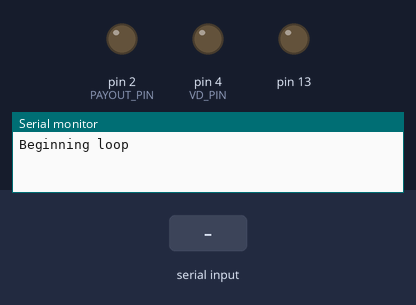
A sketch run on a simulated Arduino Uno, built with avr-gcc and run on an emulated ATmega328P. On the bench: output pins drawn as LEDs (lit = HIGH), the last lines printed to the serial monitor. The test bench sets the inputs (shaded band). Pins used as bus, display or sensor lines are not drawn.

Above: at 1.2 s.
1.3 s: "dispense\n" received over Serial
At 3.7 s:
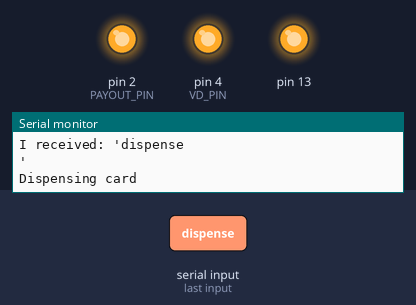
4.3 s: "1\n" received over Serial
At 8.9 s:
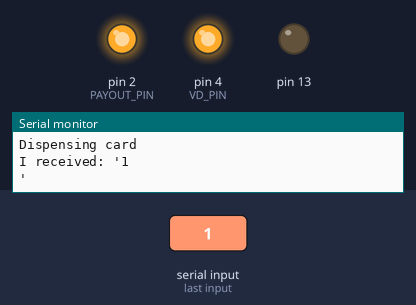
11.8 s: "2\n" received over Serial
At 12.6 s:
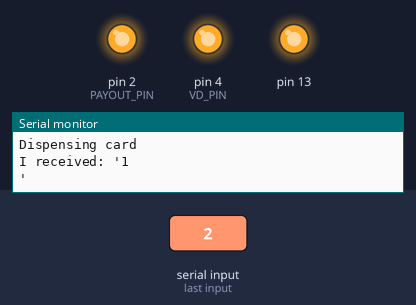
Timing chart, 0 to 16.3 s (numbered marks = the images above; inputs shaded):
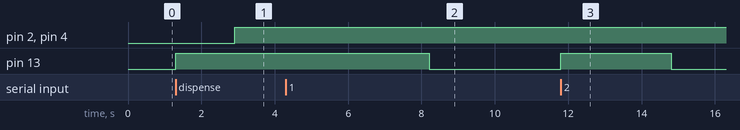

The sketch:

card_payout.ino
```cpp
//#include <SPI.h>

#define PAYOUT_PIN 2
#define RESET_PIN 3
#define VD_PIN 4

#define OUT_OK_PIN  9 // card on or get card
#define LOWER_PIN  10 // less card
#define ERROR_PIN  11 // pr-dispense card erroror block card
#define EMPTY_PIN  12 // card box empty or collecting box empty

int incomingByte = 0;
String readStream;

void setup() {
  // Initialize serial communications with the PC
  Serial.begin(9600);
  // Do nothing if no serial port is opened (added for Arduinos based on
  // ATMEGA32U4)
  while (!Serial);
  // Init SPI bus
  // SPI.begin();

  // Sets output pins
  pinMode(PAYOUT_PIN, OUTPUT);
  pinMode(RESET_PIN, OUTPUT);
  pinMode(VD_PIN, OUTPUT);

  pinMode(13,OUTPUT);

  Serial.write("Beginning loop\n");
}

void loop() {
  while(Serial.available() > 0) {
    digitalWrite(13,HIGH);
    readStream = Serial.readString();
    Serial.println("I received: \'" + readStream + "\'");

    if (readStream == "dispense\n" || readStream == "dispense") {
      Serial.println("Dispensing card");
      dispendCard();
    }

    delay(2000);
  }

  digitalWrite(13,LOW);
}
```

functions.ino
```cpp
/**
 * Reads the log pins and print there value in the monitor.
 * 1 => false
 * 0 => true
 */
void dumpStatus() {
  Serial.print("OUT_OK_PIN: ");
  Serial.print(digitalRead(OUT_OK_PIN));
  Serial.print(" LOWER_PIN: ");
  Serial.print(digitalRead(LOWER_PIN));
  Serial.print(" ERROR_PIN: ");
  Serial.print(digitalRead(ERROR_PIN));
  Serial.print(" EMPTY_PIN: ");
  Serial.print(digitalRead(EMPTY_PIN));
  Serial.print("\n");
}

/**
 *
 */
void dispendCard() {
  digitalWrite(VD_PIN, LOW);
  digitalWrite(PAYOUT_PIN, LOW);

  // Send reset
  digitalWrite(RESET_PIN, HIGH);
  delay(300);
  digitalWrite(RESET_PIN, LOW);
  delay(300);
  digitalWrite(VD_PIN, HIGH);
  digitalWrite(PAYOUT_PIN, HIGH);
  delay(300);
}
```

Measured:
- after the input at 1.3 s, pin 2 (PAYOUT_PIN), pin 4 (VD_PIN): LOW → HIGH after 1.6 s; pin 13: LOW → HIGH at once
- after the input at 4.3 s, pin 13: HIGH → LOW after 3.9 s instead of 0.91 s
- after the input at 11.8 s, pin 13: LOW → HIGH at once, → LOW 3.0 s later
